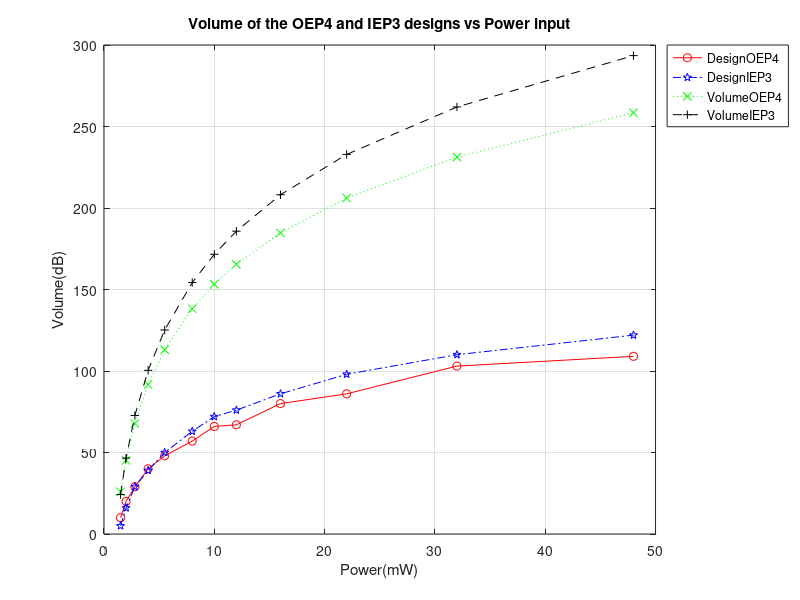

This figure's MATLAB source:
%%%%%%%%%%%%%%%%%%%%%%%%%%%%%%%%%%%%%%%%%%%%%%%%%%%%%%%%%%%%%%%%%%%%%
% ENGR 132 
% Program Description 
% Using the given data, we were asked to plot the IEP3 vs power and OEP4 vs
% power. Then plot the predicted volume v. power for each design and then
% compare them to ask the given questions.
%
% Assigment Information
%   Assignment:     PS 03, Problem 2
%   Author:         Ranjan Behl, rbehl@purdue.edu
%   Team ID:        008-14
%  	Contributor:    Name, login@purdue [repeat for each]
%   My contributor(s) helped me:	
%     [ ] understand the assignment expectations without
%         telling me how they will approach it.
%     [ ] understand different ways to think about a solution
%         without helping me plan my solution.
%     [ ] think through the meaning of a specific error or
%         bug present in my code without looking at my code.
%%%%%%%%%%%%%%%%%%%%%%%%%%%%%%%%%%%%%%%%%%%%%%%%%%%%%%%%%%%%%%%%%%%%%

%% ____________________
%% INITIALIZATION
Data = csvread('Data_volume_power.csv',2,0);% imports the given volume data
Power = Data(:,1);%creates a column vector that has the first column of data
DesignOEP4 = Data(:,2);% creates a column vector that has the second column of data
DesignIEP3 = Data(:,3);% creates a column vector that has the third column of data
%% ____________________
%% CALCULATIONS
VolumeOEP4 = (67.1 *log(Power) - 1.3);% calculating the predicted volumes for OEP4
VolumeIEP3 = (77.7 *log(Power) - 7.3);% calculating the predicted volumes for IEP3

%% ____________________
%% FORMATTED FIGURE
%a & b
plot(Power,DesignOEP4,'-or');% ploting the original data for the OEP4 headphone design
hold on
plot(Power,DesignIEP3,'-.pb');% ploting the original data for the IEP3 headphone design
hold on
plot(Power,VolumeOEP4,':xg');% ploting the model prediction for the OEP4 design
hold on
plot(Power,VolumeIEP3,'--+k');%ploting the model predication for the IEP3 design
grid on
%c
title("Volume of the OEP4 and IEP3 designs vs Power input");% creating a descriptive title
xlabel("Power(mW)");% labeling the x axis
ylabel("Volume(dB)");% labeling the y axis
legend("DesignOEP4","DesignIEP3","VolumeOEP4","VolumeIEP3");% creating a legend
legend('location','northeastoutside'); % changing the legend location so it doesnt cover up the graph
%% ____________________
%% ANALYSIS


%% -- Q1
% The IEP3 design is the better model as it contantly produces more volume
% than the OEP4 design as shown by the graphs.

%% -- Q2
% The IEP3 design is the most sensitive because it has the largest
% increase on volume with a increase in power. This can be seen on the
% plot where the IEP3 line value is greater than around 30 when relating
% to the the OEP4 line, this occurs at a power value of 40 mW.

%% -- Q3
% At 60db the IEP3 design will have the better battery life as seen in the
% graph where the IEP3 Design graph is higher than the OEP4 design. At 30db
% both designs are good as the will have a similar battery life as seen
% graphs in which at 30db both designs overlap.


%% ____________________
%% ACADEMIC INTEGRITY STATEMENT
% I have not used source code obtained from any other unauthorized
% source, either modified or unmodified.  Neither have I provided
% access to my code to another. The script I am submitting
% is my own original work.